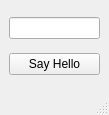
<?xml version="1.0" encoding="UTF-8"?>
<ui version="4.0">
 <class>MainWindow</class>
 <widget class="QMainWindow" name="MainWindow">
  <property name="geometry">
   <rect>
    <x>0</x>
    <y>0</y>
    <width>109</width>
    <height>115</height>
   </rect>
  </property>
  <property name="windowTitle">
   <string>MainWindow</string>
  </property>
  <widget class="QWidget" name="centralwidget">
   <layout class="QVBoxLayout" name="verticalLayout">
    <item>
     <widget class="QLineEdit" name="lineEdit"/>
    </item>
    <item>
     <widget class="QPushButton" name="pushButton">
      <property name="text">
       <string>Say Hello</string>
      </property>
     </widget>
    </item>
   </layout>
  </widget>
  <widget class="QMenuBar" name="menubar">
   <property name="geometry">
    <rect>
     <x>0</x>
     <y>0</y>
     <width>109</width>
     <height>21</height>
    </rect>
   </property>
  </widget>
  <widget class="QStatusBar" name="statusbar"/>
 </widget>
 <resources/>
 <connections/>
</ui>
